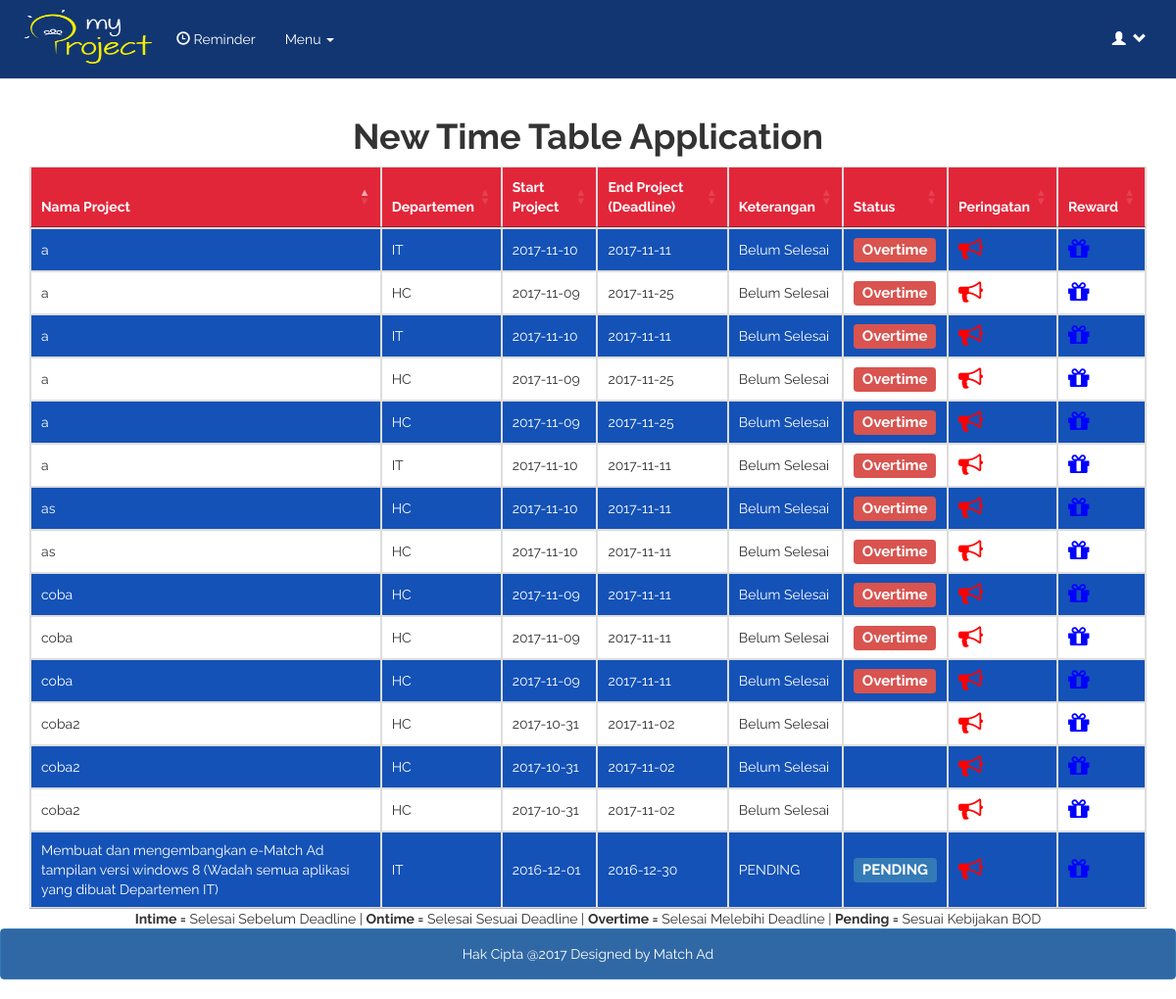
Screenshot of /e-matchad/index.php/crud with the database file from the repository.
### tables this page shows
CREATE TABLE `dataproject` (
  `id` int(30) NOT NULL,
  `project` varchar(255) NOT NULL,
  `dept` varchar(100) NOT NULL,
  `project_start` date NOT NULL,
  `project_end` date NOT NULL,
  `pic` varchar(100) NOT NULL,
  `peringatan` varchar(255) DEFAULT NULL,
  `reward` varchar(255) DEFAULT NULL,
  `progress` varchar(255) DEFAULT NULL,
  `status` varchar(100) DEFAULT NULL,
  `ket` varchar(255) DEFAULT NULL,
  `cabang` varchar(100) DEFAULT NULL,
  `alamat_email` varchar(225) DEFAULT NULL,
  `tgl_email` date DEFAULT NULL,
  `acc` varchar(20) DEFAULT NULL,
  `approved` int(5) DEFAULT NULL,
  `tgl_acc` date NOT NULL
);

CREATE TABLE `dept` (
  `id_d` int(65) NOT NULL,
  `id_dept` varchar(5) NOT NULL,
  `nama_dept` varchar(255) NOT NULL
);

### e-matchad/application/controllers/Crud.php (called while the page is built, shortened)
<?php
class Crud extends CI_Controller{
	public function __construct() {
        $this->load->model(array('M_data', 'M_kpimmingguan', 'M_pilihkaryawan', 'app_model'));
        $this->load->library(array('session', 'form_validation', 'upload', 'user_agent', 'email'));
        $this->load->helper(array('url', 'form', 'text', 'html', 'security', 'file', 'directory', 'number', 'date', 'download', 'tgl_indo'));
	}
	public function index(){
	    $table='dataproject';
	    $where= '(((project_end <= DATE_ADD(NOW(), INTERVAL 14 DAY)) and (status="Belum Selesai")) or ((project_end <= DATE_ADD(NOW(), INTERVAL 14 DAY)) and (status="PENDING")))';
	    $data = array(
	              'ket' => 'OVERTIME'
	            );
	    $where1='((project_end > NOW()) and (status="Belum Selesai"))';
	    $this->M_data->update_data($where1,$data,$table);
		$data['dataproject'] = $this->M_data->tampil_data_warning($where,$table)->result();
		$this->load->view('tb_index',$data);
	}
}

### e-matchad/index.php (called while the page is built, shortened)
<?php
require_once BASEPATH.'core/CodeIgniter.php';

### e-matchad/application/models/M_data.php (called while the page is built, shortened)
<?php
      class M_data extends CI_Model{
          function tampil_data_warning($where,$table){
                   $this->db->select("*");
                   $this->db->join('dept', 'dept.id_dept = dataproject.dept');
                   $this->db->where($where);
			       return $this->db->get($table);
          }
	      function update_data($where,$data,$table){
	               $this->db->where($where);
	               $this->db->update($table,$data);
	      }
      }
?>

### e-matchad/application/views/tb_index.php (the view, shortened to what this page needs)
<!DOCTYPE html>
<html lang="en">
<head>
  	<link rel="stylesheet" href="<?php echo base_url(); ?>assets/css/bootstrap.min.css">
    <link rel="stylesheet" href="<?php echo base_url(); ?>assets/css/extra.css">
	<link rel="stylesheet" href="https://cdnjs.cloudflare.com/ajax/libs/font-awesome/4.7.0/css/font-awesome.min.css">
  <link rel="stylesheet" type="text/css" href="//cdn.datatables.net/1.10.11/css/jquery.dataTables.min.css">
</head>
<body class="bg semua" style="font-family: 'Raleway', sans-serif;">
    <div class="navbar navbar-default navbar-fixed-top" role="navigation" style="background-color:#113672;">
      <div class="container">
          <div class="navbar-header">
              <a class="navbar-brand" href="#"><img style="height:75px;width:150px" class="img-responsive" src="<?php echo base_url()?>assets/img/LogoProject.png"></a>
          </div>
          <div class="collapse navbar-collapse">
              <ul class="nav navbar-nav">
                  <li ><a href="#" style="color: white"><span class="glyphicon glyphicon-time"></span> Reminder</a></li>
                   <li class="dropdown">
                      <a href="#" class="dropdown-toggle" data-toggle="dropdown" style="color: white">Menu
                      <span class="caret"></span>
                      </a>
                   </li>
               </ul>
              <ul class="nav navbar-nav navbar-right">
                  <li class="dropdown">
                      <a href="#" class="dropdown-toggle" data-toggle="dropdown" style="color: white">
                          <span class="glyphicon glyphicon-user"></span>
                          <span class="glyphicon glyphicon-chevron-down"></span>
                      </a>
                  </li>
              </ul>
          </div>
      </div>
  </div>
    <div style="padding-top: 100px">
          <center><h1><b>New Time Table Application</b></h1></center>
    </div>
    <div class="container">
    	<div>
    		<table id="tb" class="table table-striped iki table-condensed table-bordered">
    			<thead>
	    			<tr style="background-color: #e22639; color:white;">
	    				<th >Nama Project</th>
	    				<th >Departemen</th>
	    				<th >Start Project</th>
	    				<th >End Project (Deadline)</th>
	    				<th >Keterangan</th>
              <th >Status</th>
	    				<th >Peringatan</th>
	    				<th >Reward</th>
	    			</tr>
    			</thead>
    			<tbody>
    			    <?php
    			    foreach($dataproject as $d){ ?>
		            <tr>
    					<td><?php echo $d->project; ?></td>
    					<td><?php echo $d->nama_dept; ?></td>
    					<td><?php echo $d->project_start; ?> </td>
    					<td><?php echo $d->project_end; ?></td>
    					<td><?php echo $d->status; ?></td>
              <td>
                <?php switch ($d->ket)
                  {
                  case 'OVERTIME':
                    echo   '<span class="label label-danger" style="font-size:15px;">Overtime</span>';
                    break;
                  case 'PENDING':
                    echo   '<span class="label label-primary" style="font-size:15px;">PENDING</span>';
                    break;
                  default:
                    echo "";
                  }
                  ?>
              </td>
    					<td><i class="fa fa-bullhorn" style="font-size:25px;color:red"></i> <?php echo $d->peringatan;?></td>
    					<td><i class="fa fa-gift" style="font-size:25px;color:blue"></i> <?php echo $d->reward; ?></td>
    				</tr>
    				 <?php }?>
    			</tbody>
    		</table>
    	</div>
    </div>
    <div>
        <center>
        <tr<td><b>Intime   =</b> Selesai Sebelum Deadline |</td></tr>
        <tr><td><b>Ontime   =</b> Selesai Sesuai Deadline |</td></tr>
        <tr><td><b>Overtime =</b> Selesai Melebihi Deadline |</td></tr>
        <tr><td><b>Pending  =</b> Sesuai Kebijakan BOD </td></tr>
        </center>
    </div>
    <div class="row clearfix">
			<div class="col-lg-12">
				<div class="panel panel-primary">
				<div class="panel-body" style="background-color: #3068a5; color:white;">
					<p style="text-align:center; margin-bottom: 0px;">Hak Cipta @2017 Designed by Match Ad</p>
				</div>
			</div>
		</div>
	</div>
</body>
</html>

### e-matchad/assets/css/extra.css (style rules this page uses)
.navbar-brand { padding: 0px; height: 80px; }
.navbar-brand>img { height: 100%; padding: 10px; width: auto; }
.nav >li >a { padding-top: 30px; padding-bottom: 30px; }
.bg { background: url('../img/bg.jpg'); background-size: 100%; }
.semua { font-family: 'Exo 2', sans-serif, medium; }

### e-matchad/application/views/tb_index.php (style rules this page uses)
.iki.table-striped>tbody>tr:nth-child(odd)>td, .iki.table-striped>tbody>tr:nth-child(odd)>th { background-color: #1452b7; color:white; }

### rows the page displays
dataproject: project "Membuat dan mengembangkan e-Match Ad tampilan versi windows 8 (Wadah semua aplikasi yang dibuat Departemen IT)", dept.nama_dept "IT", project_start "2016-12-01", project_end "2016-12-30", status "PENDING", ket "PENDING"
dataproject: project "a", dept.nama_dept "IT", project_start "2017-11-10", project_end "2017-11-11", status "Belum Selesai", ket "Overtime"
dataproject: project "coba2", dept.nama_dept "HC", project_start "2017-10-31", project_end "2017-11-02", status "Belum Selesai"
dataproject: project "a", dept.nama_dept "HC", project_start "2017-11-09", project_end "2017-11-25", status "Belum Selesai", ket "Overtime"
dataproject: project "coba", dept.nama_dept "HC", project_start "2017-11-09", project_end "2017-11-11", status "Belum Selesai", ket "Overtime"
dataproject: project "as", dept.nama_dept "HC", project_start "2017-11-10", project_end "2017-11-11", status "Belum Selesai", ket "Overtime"
dataproject: project "as", dept.nama_dept "HC", project_start "2017-11-10", project_end "2017-11-11", status "Belum Selesai", ket "Overtime"
dataproject: project "coba", dept.nama_dept "HC", project_start "2017-11-09", project_end "2017-11-11", status "Belum Selesai", ket "Overtime"
dataproject: project "a", dept.nama_dept "IT", project_start "2017-11-10", project_end "2017-11-11", status "Belum Selesai", ket "Overtime"
dataproject: project "a", dept.nama_dept "HC", project_start "2017-11-09", project_end "2017-11-25", status "Belum Selesai", ket "Overtime"
dataproject: project "coba2", dept.nama_dept "HC", project_start "2017-10-31", project_end "2017-11-02", status "Belum Selesai"
dataproject: project "coba2", dept.nama_dept "HC", project_start "2017-10-31", project_end "2017-11-02", status "Belum Selesai"
dataproject: project "a", dept.nama_dept "HC", project_start "2017-11-09", project_end "2017-11-25", status "Belum Selesai", ket "Overtime"
dataproject: project "a", dept.nama_dept "IT", project_start "2017-11-10", project_end "2017-11-11", status "Belum Selesai", ket "Overtime"
dataproject: project "coba", dept.nama_dept "HC", project_start "2017-11-09", project_end "2017-11-11", status "Belum Selesai", ket "Overtime"
